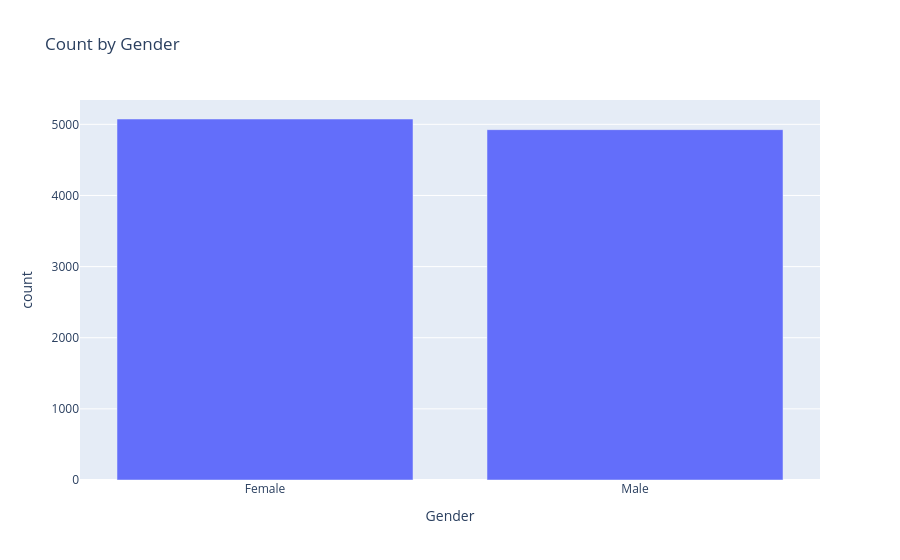
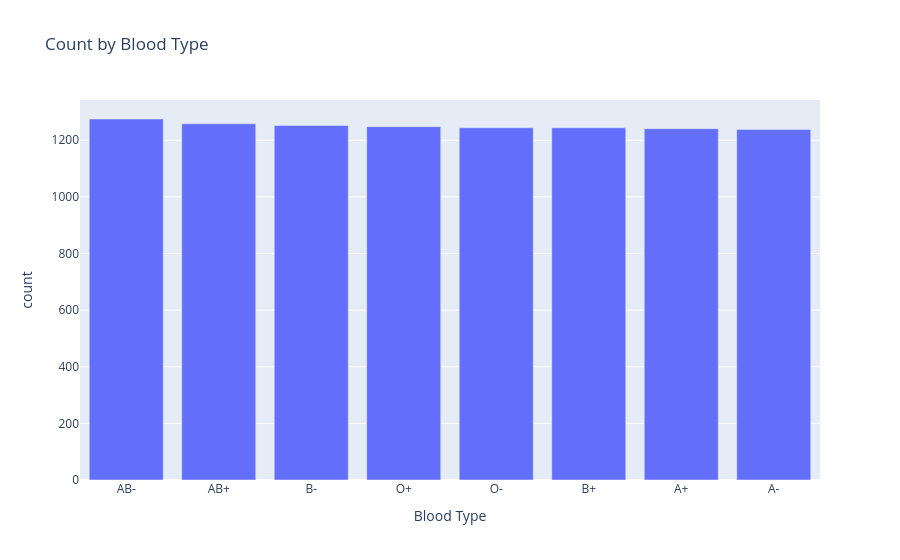
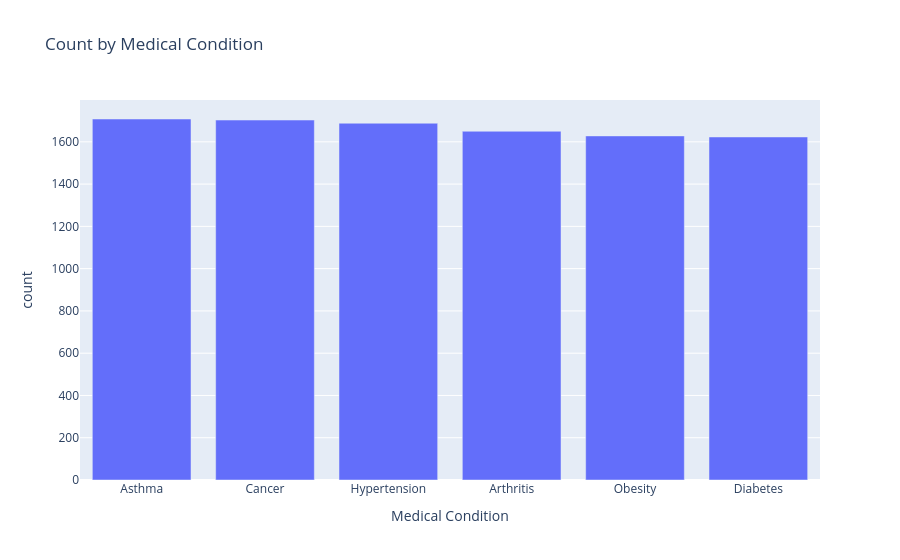
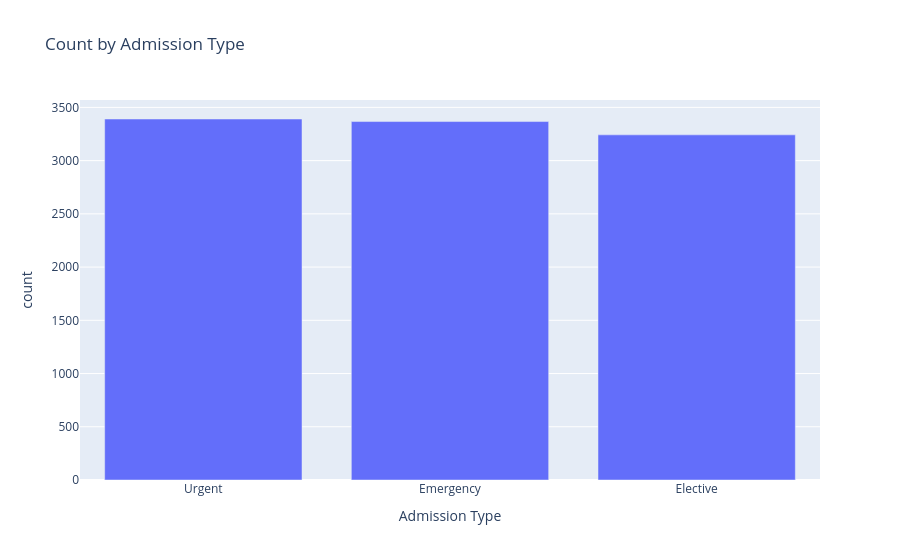

Notebook cell for these charts, in order:
### Code cell
cat_cols = ["Gender", "Blood Type", "Medical Condition", "Admission Type", "Medication", "Test Results", "Admission Type", "Insurance Provider"]

for col in cat_cols:
    counts = df[col].value_counts().reset_index()
    counts.columns = [col, "count"]
    fig = px.bar(counts, x=col, y="count", title=f"Count by {col}")
    fig.show()

### Figure 1 — Plotly figure (JSON) as saved in the notebook; plotly's stock layout.template omitted (floating-point values rounded to 4 significant figures)
{"data": [{"alignmentgroup": "True", "hovertemplate": "Gender=%{x}<br>count=%{y}<extra></extra>", "legendgroup": "", "marker": {"color": "#636efa", "pattern": {"shape": ""}}, "name": "", "offsetgroup": "", "orientation": "v", "showlegend": false, "textposition": "auto", "type": "bar", "x": ["Female", "Male"], "xaxis": "x", "y": [5075, 4925], "yaxis": "y"}], "layout": {"barmode": "relative", "legend": {"tracegroupgap": 0}, "title": {"text": "Count by Gender"}, "xaxis": {"anchor": "y", "domain": [0, 1], "title": {"text": "Gender"}}, "yaxis": {"anchor": "x", "domain": [0, 1], "title": {"text": "count"}}}}

### Figure 2 — Plotly figure (JSON) as saved in the notebook; plotly's stock layout.template omitted (floating-point values rounded to 4 significant figures)
{"data": [{"alignmentgroup": "True", "hovertemplate": "Blood Type=%{x}<br>count=%{y}<extra></extra>", "legendgroup": "", "marker": {"color": "#636efa", "pattern": {"shape": ""}}, "name": "", "offsetgroup": "", "orientation": "v", "showlegend": false, "textposition": "auto", "type": "bar", "x": ["AB-", "AB+", "B-", "O+", "O-", "B+", "A+", "A-"], "xaxis": "x", "y": [1275, 1258, 1252, 1248, 1244, 1244, 1241, 1238], "yaxis": "y"}], "layout": {"barmode": "relative", "legend": {"tracegroupgap": 0}, "title": {"text": "Count by Blood Type"}, "xaxis": {"anchor": "y", "domain": [0, 1], "title": {"text": "Blood Type"}}, "yaxis": {"anchor": "x", "domain": [0, 1], "title": {"text": "count"}}}}

### Figure 3 — Plotly figure (JSON) as saved in the notebook; plotly's stock layout.template omitted (floating-point values rounded to 4 significant figures)
{"data": [{"alignmentgroup": "True", "hovertemplate": "Medical Condition=%{x}<br>count=%{y}<extra></extra>", "legendgroup": "", "marker": {"color": "#636efa", "pattern": {"shape": ""}}, "name": "", "offsetgroup": "", "orientation": "v", "showlegend": false, "textposition": "auto", "type": "bar", "x": ["Asthma", "Cancer", "Hypertension", "Arthritis", "Obesity", "Diabetes"], "xaxis": "x", "y": [1708, 1703, 1688, 1650, 1628, 1623], "yaxis": "y"}], "layout": {"barmode": "relative", "legend": {"tracegroupgap": 0}, "title": {"text": "Count by Medical Condition"}, "xaxis": {"anchor": "y", "domain": [0, 1], "title": {"text": "Medical Condition"}}, "yaxis": {"anchor": "x", "domain": [0, 1], "title": {"text": "count"}}}}

### Figure 4 — Plotly figure (JSON) as saved in the notebook; plotly's stock layout.template omitted (floating-point values rounded to 4 significant figures)
{"data": [{"alignmentgroup": "True", "hovertemplate": "Admission Type=%{x}<br>count=%{y}<extra></extra>", "legendgroup": "", "marker": {"color": "#636efa", "pattern": {"shape": ""}}, "name": "", "offsetgroup": "", "orientation": "v", "showlegend": false, "textposition": "auto", "type": "bar", "x": ["Urgent", "Emergency", "Elective"], "xaxis": "x", "y": [3391, 3367, 3242], "yaxis": "y"}], "layout": {"barmode": "relative", "legend": {"tracegroupgap": 0}, "title": {"text": "Count by Admission Type"}, "xaxis": {"anchor": "y", "domain": [0, 1], "title": {"text": "Admission Type"}}, "yaxis": {"anchor": "x", "domain": [0, 1], "title": {"text": "count"}}}}
